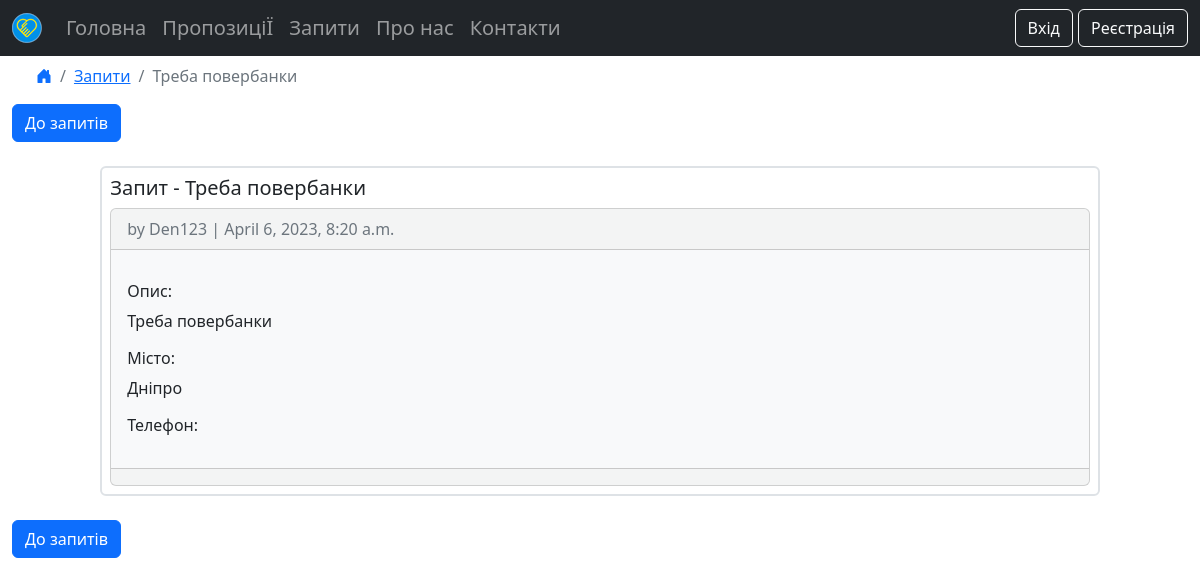
The app's page /requests/requests/3, older data.
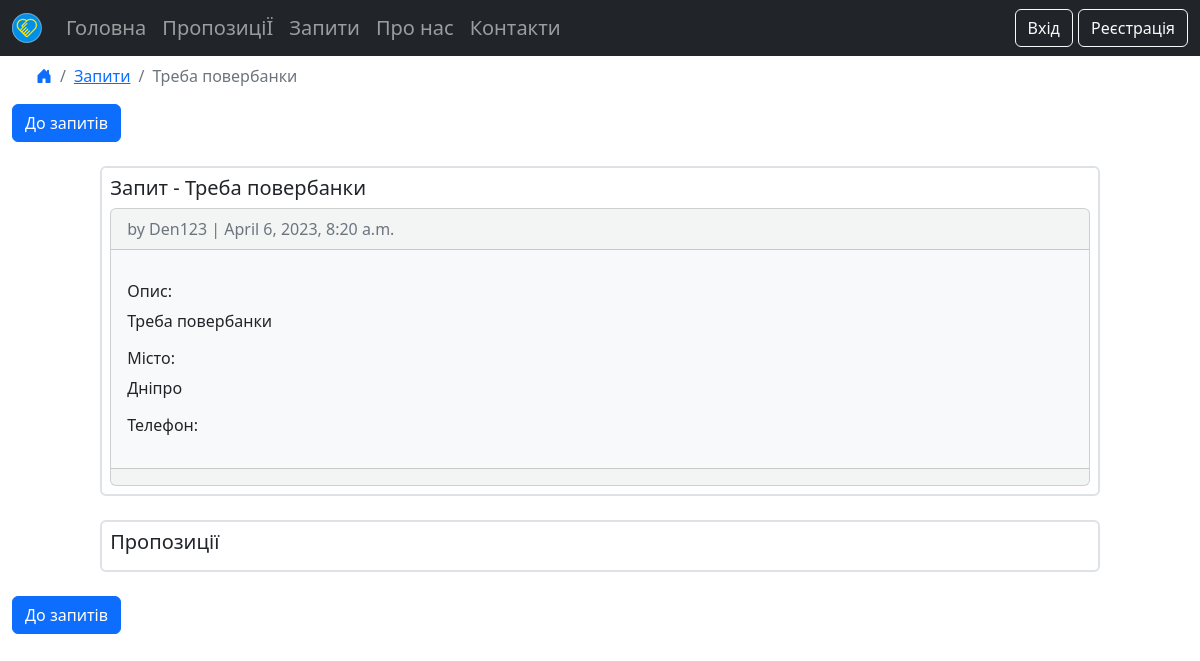
The same page, newer data.
### requests/views.py (the view, shortened to what this page needs)
# urls.py: path("requests/<int:pk>", RequestsDetailView.as_view(), name="requests_detail"),
class RequestsDetailView(DetailView):
    def get(self, request, *args, **kwargs):
        view = OfferGet.as_view()
        return view(request, *args, **kwargs)

### templates/requests_detail.html (shortened to what this page needs)
{% extends "base.html" %}
{% load crispy_forms_tags %}
{% block content %}
<ul class="breadcrumb ms-4">
    <li class="breadcrumb-item"><a href="{% url 'home' %}"><i class="bi bi-house-door-fill"></i></a></li>
    <li class="breadcrumb-item"><a href="{% url 'requests_list' %}">Запити</a></li>
    <li class="breadcrumb-item active">{{ requests.title }}</li>
</ul>
<div class="mb-4">
    {% if not request_in_offer %}
        <a href="{% url 'requests_list' %}" class="btn btn-primary">До запитів</a>
    {% endif %}
</div>
<div class="container-fluid mb-4 p-2 border border-2 rounded mx-auto" style="max-width: 85%">
    <h5>Запит - {{ requests.title }}</h5>
    <div class="card bg-light bg-opacity-50">
        <div class="card-header">
            <span class="text-muted">by {{ requests.author }} |
                {{ requests.date }}</span>
        </div>
        <div class="row g-0">
            <div class="col-md-12">
                <div class="card-body bg-light post-entry">
                    <p><h6>Опис:</h6>{{ requests.body }}</p>
                    <p><h6>Місто:</h6>{{ requests.location }}</p>
                    <p><h6>Телефон:</h6>{{ user.phone }}</p>
                </div>
            </div>
            <div class="card-footer text-center text-muted">
            </div>
        </div>
    </div>
</div>
{% if not request_in_offer and requests.status_id == 2 %}
<div class="container-fluid mb-4 p-2 border border-2 rounded mx-auto" style="max-width: 85%">
    <h5>Пропозиції</h5>
</div>
{% endif %}
<div class="mb-2">
    {% if not request_in_offer %}
        <a href="{% url 'requests_list' %}" class="btn btn-primary">До запитів</a>
    {% endif %}
</div>
{% endblock content %}

Row changes from the older to the newer data that the page shows:
changed Requests "Треба повербанки": status_id empty → 2 (drawn)
Text that changed along with them:
text now shown: "Пропозиції"
